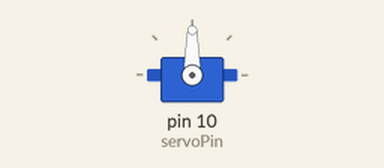
The sketch below on a simulated Arduino Uno, built with avr-gcc and run on an emulated ATmega328P. On the bench: servo.

Above: at 0.05 s.
At 2.0 s:
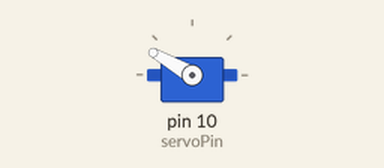
At 4.0 s:
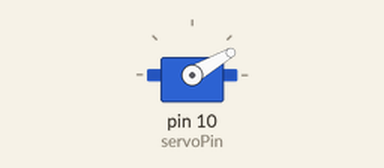
Timing chart, 0 to 6.5 s (numbered marks = the images above):
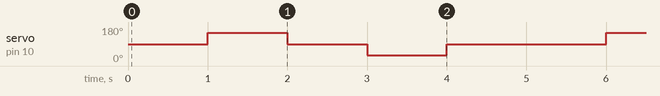

The sketch:

servoTest.ino
```cpp
#include <Servo.h>

Servo myServo;
const int servoPin = 10;

// Adjust as needed based on how Servo is installed
int center = 90;
int left   = 150;
int right  = 30;

void setup() {
  myServo.attach(servoPin);
}

void loop() {
  // Middle
  myServo.write(center);
  delay(1000);

  // Left
  myServo.write(left);
  delay(1000);

  // Back to middle
  myServo.write(center);
  delay(1000);

  // Right
  myServo.write(right);
  delay(1000);

  // Back to middle
  myServo.write(center);
  delay(1000);
}
```

Measured:
- by itself, servo on pin 10 (servoPin): repeats every 5.0 s: 90° 1.0 s, 30° 1.0 s, 90° 2.0 s, 150° 1.0 s
